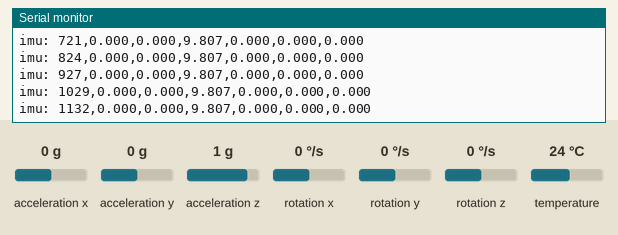
The program below on a simulated ESP32. Shown: the last lines printed to the serial monitor. The inputs (shaded band) are chosen by the test bench; at power-on: acceleration x 0 g, acceleration y 0 g, acceleration z 1 g, rotation x 0 °/s, rotation y 0 °/s, rotation z 0 °/s, temperature 24 °C.

Above: at 1.2 s.
1.3 s: acceleration x set to -1.4 g
At 1.34 s:
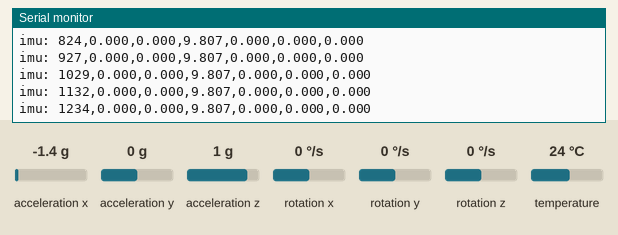
2.8 s: acceleration y set to -1.4 g
At 2.88 s:
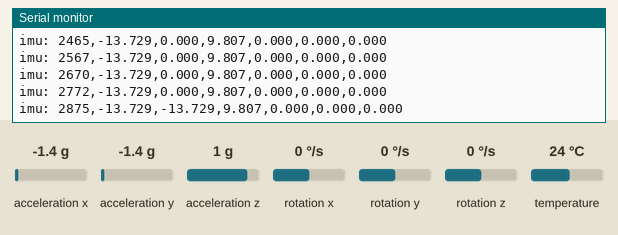
4.3 s: acceleration z set to -1.4 g
At 4.32 s:
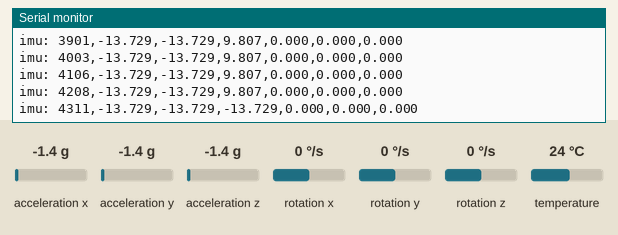
5.8 s: rotation x set to -192 °/s
At 5.86 s:
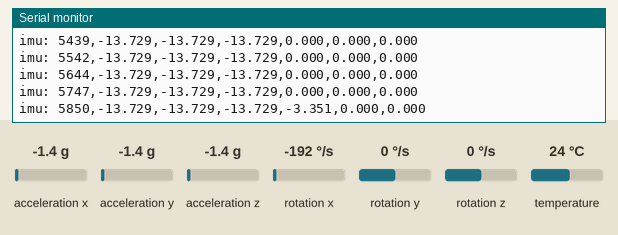
7.3 s: rotation y set to -192 °/s
At 7.4 s:
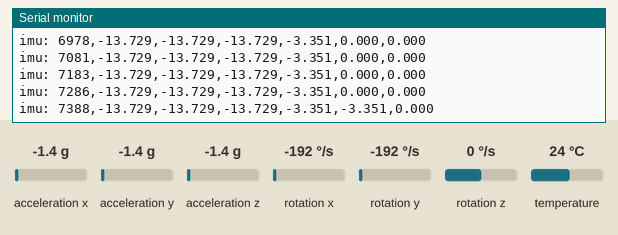
Timing chart, 0 to 9.8 s (numbered marks = the images above; inputs shaded):
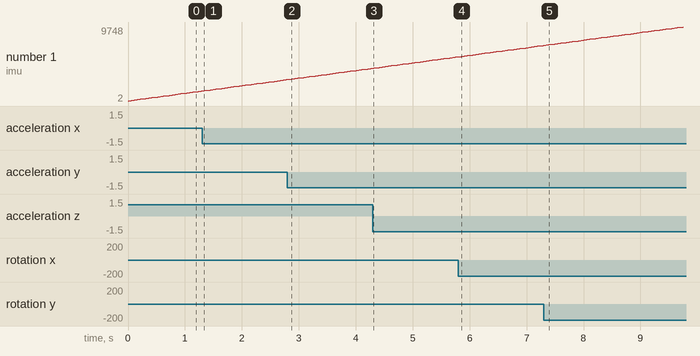

The program:

main.cpp
```cpp
#include <Arduino.h>
#include <Wire.h>
#include <Adafruit_MPU6050.h>
#include <Adafruit_Sensor.h>

Adafruit_MPU6050 imu;
unsigned long startTime;

#define IMU_SDA_PIN 4
#define IMU_SCL_PIN 18
#define IMU_INT_PIN 5


void setup() {
  Serial.begin(115200);
  Wire.begin(IMU_SDA_PIN, IMU_SCL_PIN);


  if (!imu.begin(0x68)) {
    Serial.println("Nie znaleziono imu na adresie 0x68");
    while (1) delay(10);
  }

  imu.setAccelerometerRange(MPU6050_RANGE_8_G);

  imu.setGyroRange(MPU6050_RANGE_500_DEG);

  imu.setFilterBandwidth(MPU6050_BAND_21_HZ);

  Serial.println("imu: Time [ms],Accel X [m/s^2],Accel Y [m/s^2],Accel Z [m/s^2],Angle X [deg],Angle Y [deg],Angle Z [deg]");

  startTime = millis();
}

void loop() {
  sensors_event_t a1, g1, temp1;
  sensors_event_t a2, g2, temp2;

  imu.getEvent(&a1, &g1, &temp1);
  unsigned long elapsed = millis() - startTime;

  Serial.print("imu: ");
  //Serial.print("1,");
  Serial.print(elapsed);
  Serial.print(",");
  Serial.print(a1.acceleration.x, 3);
  Serial.print(",");
  Serial.print(a1.acceleration.y, 3);
  Serial.print(",");
  Serial.print(a1.acceleration.z, 3);
  Serial.print(",");
  Serial.print(g1.gyro.x, 3);
  Serial.print(",");
  Serial.print(g1.gyro.y, 3);
  Serial.print(",");
  Serial.println(g1.gyro.z, 3);

  delay(100); // 10 Hz
}
```

two_main.cpp
```cpp
/*#include <Arduino.h>
#include <Wire.h>
#include <Adafruit_MPU6050.h>
#include <Adafruit_Sensor.h>
#include <ArduinoJson.h>

// Create IMU objects
Adafruit_MPU6050 imu1;
Adafruit_MPU6050 imu2;

void setup() {
  Serial.begin(115200);
  Wire.begin();

  // Initialize IMU 1 (default address 0x68)
  if (!imu1.begin(0x68)) {
    Serial.println("Failed to find IMU1 at 0x68");
    while (1) delay(10);
  }

  // Initialize IMU 2 (custom address 0x69)
  if (!imu2.begin(0x69)) {
    Serial.println("Failed to find IMU2 at 0x69");
    while (1) delay(10);
  }

  imu1.setAccelerometerRange(MPU6050_RANGE_8_G);
  imu2.setAccelerometerRange(MPU6050_RANGE_8_G);

  imu1.setGyroRange(MPU6050_RANGE_500_DEG);
  imu2.setGyroRange(MPU6050_RANGE_500_DEG);

  imu1.setFilterBandwidth(MPU6050_BAND_21_HZ);
  imu2.setFilterBandwidth(MPU6050_BAND_21_HZ);

  Serial.println("IMUs initialized.");
}

void loop() {
  sensors_event_t a1, g1, temp1;
  sensors_event_t a2, g2, temp2;

  imu1.getEvent(&a1, &g1, &temp1);
  imu2.getEvent(&a2, &g2, &temp2);

  StaticJsonDocument<512> doc;

  JsonObject imu1_json = doc["imu1"].to<JsonObject>();
  imu1_json["frame_id"] = "imu1";
  imu1_json["linear_acceleration"]["x"] = a1.acceleration.x;
  imu1_json["linear_acceleration"]["y"] = a1.acceleration.y;
  imu1_json["linear_acceleration"]["z"] = a1.acceleration.z;
  imu1_json["angular_velocity"]["x"] = g1.gyro.x;
  imu1_json["angular_velocity"]["y"] = g1.gyro.y;
  imu1_json["angular_velocity"]["z"] = g1.gyro.z;

  JsonObject imu2_json = doc["imu2"].to<JsonObject>();
  imu2_json["frame_id"] = "imu2";
  imu2_json["linear_acceleration"]["x"] = a2.acceleration.x;
  imu2_json["linear_acceleration"]["y"] = a2.acceleration.y;
  imu2_json["linear_acceleration"]["z"] = a2.acceleration.z;
  imu2_json["angular_velocity"]["x"] = g2.gyro.x;
  imu2_json["angular_velocity"]["y"] = g2.gyro.y;
  imu2_json["angular_velocity"]["z"] = g2.gyro.z;

  serializeJson(doc, Serial);
  Serial.println();

  delay(100); // 10 Hz
}
*/
/*
#include <Arduino.h>
#include <Wire.h>
#include <Adafruit_MPU6050.h>
#include <Adafruit_Sensor.h>

Adafruit_MPU6050 imu1;
Adafruit_MPU6050 imu2;

void setup() {
  Serial.begin(9600);
  Wire.begin();

  if (!imu1.begin(0x68)) {
    Serial.println("Failed to find IMU1 at 0x68");
    while (1) delay(10);
  }
  if (!imu2.begin(0x69)) {
    Serial.println("Failed to find IMU2 at 0x69");
    while (1) delay(10);
  }

  imu1.setAccelerometerRange(MPU6050_RANGE_8_G);
  imu2.setAccelerometerRange(MPU6050_RANGE_8_G);

  imu1.setFullScaleAccelRange(MPU6050_ACCEL_FS_2);
  imu2.setFullScaleAccelRange(MPU6050_ACCEL_FS_2);

  imu1.setGyroRange(MPU6050_RANGE_500_DEG);
  imu2.setGyroRange(MPU6050_RANGE_500_DEG);

  imu1.setFilterBandwidth(MPU6050_BAND_21_HZ);
  imu2.setFilterBandwidth(MPU6050_BAND_21_HZ);

    // Kalibracja sensorów
    Serial.println("Kalibracja imu1");
    imu1.CalibrateAccel(6);
    imu1.CalibrateGyro(6);
    Serial.println("Kalibracja imu1 zakończona");


    Serial.println("Kalibracja imu2");
    imu2.CalibrateAccel(6);
    imu2.CalibrateGyro(6);
    Serial.println("Kalibracja imu2 zakończona");

  Serial.println("IMUnr,Time [ms],Accel X [m/s^2],Accel Y [m/s^2],Accel Z [m/s^2],Angle X [deg],Angle Y [deg],Angle Z [deg]");

  startTime = millis();
}

void loop() {
  sensors_event_t a1, g1, temp1;
  sensors_event_t a2, g2, temp2;

  imu1.getEvent(&a1, &g1, &temp1);
  imu2.getEvent(&a2, &g2, &temp2);

  unsigned long elapsed = millis() - startTime;

  // IMU1 data line
  Serial.print("1,");
  Serial.print(elapsed);
  Serial.print(",");
  Serial.print(a1.acceleration.x, 3);
  Serial.print(",");
  Serial.print(a1.acceleration.y, 3);
  Serial.print(",");
  Serial.print(a1.acceleration.z, 3);
  Serial.print(",");
  Serial.print(g1.gyro.x, 3);
  Serial.print(",");
  Serial.print(g1.gyro.y, 3);
  Serial.print(",");
  Serial.println(g1.gyro.z, 3);

  // IMU2 data line
  Serial.print("2,");
  Serial.print(elapsed);
  Serial.print(",");
  Serial.print(a2.acceleration.x, 3);
  Serial.print(",");
  Serial.print(a2.acceleration.y, 3);
  Serial.print(",");
  Serial.print(a2.acceleration.z, 3);
  Serial.print(",");
  Serial.print(g2.gyro.x, 3);
  Serial.print(",");
  Serial.print(g2.gyro.y, 3);
  Serial.print(",");
  Serial.println(g2.gyro.z, 3);

  delay(100); // 10 Hz
}*/
/*
#include "I2Cdev.h"
#include "MPU6050.h"
#include <Wire.h>

MPU6050 imu1(0x68); // IMU 1 at address 0x68
MPU6050 imu2(0x69); // IMU 2 at address 0x69

unsigned long startTime;

void setup() {
    Serial.begin(9600);
    Wire.begin();

    // Initialize both IMUs
    imu1.initialize();
    imu2.initialize();

    // Set both to ±2g
    imu1.setFullScaleAccelRange(MPU6050_ACCEL_FS_2);
    imu2.setFullScaleAccelRange(MPU6050_ACCEL_FS_2);

    // Calibrate both IMUs
    Serial.println("Kalibracja IMU 1...");
    imu1.CalibrateAccel(6);
    imu1.CalibrateGyro(6);

    Serial.println("Kalibracja IMU 2...");
    imu2.CalibrateAccel(6);
    imu2.CalibrateGyro(6);

    Serial.println("Kalibracja zakończona");

    startTime = millis();
}

void loop() {
    int16_t ax1, ay1, az1, gx1, gy1, gz1;
    int16_t ax2, ay2, az2, gx2, gy2, gz2;

    imu1.getMotion6(&ax1, &ay1, &az1, &gx1, &gy1, &gz1);
    imu2.getMotion6(&ax2, &ay2, &az2, &gx2, &gy2, &gz2);

    unsigned long elapsed = millis() - startTime;

    // Convert raw accel to m/s²
    float ax1_ms2 = ax1 / 16384.0 * 9.81;
    float ay1_ms2 = ay1 / 16384.0 * 9.81;
    float az1_ms2 = az1 / 16384.0 * 9.81;

    float ax2_ms2 = ax2 / 16384.0 * 9.81;
    float ay2_ms2 = ay2 / 16384.0 * 9.81;
    float az2_ms2 = az2 / 16384.0 * 9.81;

    // Convert raw gyro to deg/s
    float gx1_dps = gx1 / 131.0;
    float gy1_dps = gy1 / 131.0;
    float gz1_dps = gz1 / 131.0;

    float gx2_dps = gx2 / 131.0;
    float gy2_dps = gy2 / 131.0;
    float gz2_dps = gz2 / 131.0;

    // Print IMU1
    Serial.print("1,");
    Serial.print(elapsed);
    Serial.print(",");
    Serial.print(ax1_ms2, 3);
    Serial.print(",");
    Serial.print(ay1_ms2, 3);
    Serial.print(",");
    Serial.print(az1_ms2, 3);
    Serial.print(",");
    Serial.print(gx1_dps, 3);
    Serial.print(",");
    Serial.print(gy1_dps, 3);
    Serial.print(",");
    Serial.println(gz1_dps, 3);

    // Print IMU2
    Serial.print("2,");
    Serial.print(elapsed);
    Serial.print(",");
    Serial.print(ax2_ms2, 3);
    Serial.print(",");
    Serial.print(ay2_ms2, 3);
    Serial.print(",");
    Serial.print(az2_ms2, 3);
    Serial.print(",");
    Serial.print(gx2_dps, 3);
    Serial.print(",");
    Serial.print(gy2_dps, 3);
    Serial.print(",");
    Serial.println(gz2_dps, 3);

    delay(100); // 10 Hz
}
*/


/*
//BEST CODE FROM ALL THOSE

#include <Arduino.h>
#include <Wire.h>
#include <Adafruit_MPU6050.h>
#include <Adafruit_Sensor.h>

Adafruit_MPU6050 imu1;
//Adafruit_MPU6050 imu2;
unsigned long startTime;

#define IMU_SDA_PIN 4       // I2C SDA pin - GPIO 4 (dobry pin)
#define IMU_SCL_PIN 18      // I2C SCL pin - GPIO 18 (dobry pin)
#define IMU_INT_PIN 5       // Interrupt pin - GPIO 5 (akceptowalny)

// Funkcja dodatkowej kalibracji osi Z dla imu1
float calibrateAccelZ(float rawAccelZ) {
  // Stała wartość offsetu, którą trzeba odjąć (np. 2 m/s²) aby wartość spoczynkowa była bliższa 9.8 m/s²
  const float offset = 1.67;
  return rawAccelZ - offset;
}

void setup() {
  Serial.begin(115200);
  Wire.begin(IMU_SDA_PIN, IMU_SCL_PIN);


  if (!imu1.begin(0x68)) {
    Serial.println("Nie znaleziono IMU1 na adresie 0x68");
    while (1) delay(10);
  }
  if (!imu2.begin(0x69)) {
    Serial.println("Nie znaleziono IMU2 na adresie 0x69");
    while (1) delay(10);
  }

  // Ustawienie zakresu akcelerometru i żyroskopu
  imu1.setAccelerometerRange(MPU6050_RANGE_8_G);
  //imu2.setAccelerometerRange(MPU6050_RANGE_8_G);

  imu1.setGyroRange(MPU6050_RANGE_500_DEG);
  //imu2.setGyroRange(MPU6050_RANGE_500_DEG);

  imu1.setFilterBandwidth(MPU6050_BAND_21_HZ);
  //imu2.setFilterBandwidth(MPU6050_BAND_21_HZ);

  Serial.println("IMUnr,Time [ms],Accel X [m/s^2],Accel Y [m/s^2],Accel Z [m/s^2],Angle X [deg],Angle Y [deg],Angle Z [deg]");

  startTime = millis();
}

void loop() {
  sensors_event_t a1, g1, temp1;
  sensors_event_t a2, g2, temp2;

  imu1.getEvent(&a1, &g1, &temp1);
  //imu2.getEvent(&a2, &g2, &temp2);

  unsigned long elapsed = millis() - startTime;

  // Dane z IMU1 z dodatkową kalibracją osi Z
  Serial.print("1,");
  Serial.print(elapsed);
  Serial.print(",");
  Serial.print(a1.acceleration.x, 3);
  Serial.print(",");
  Serial.print(a1.acceleration.y, 3);
  Serial.print(",");
  // Zastosowanie funkcji kalibrującej dla osi Z (odjęcie offsetu)
  Serial.print(a1.acceleration.z, 3);//calibrateAccelZ(a1.acceleration.z), 3);
  Serial.print(",");
  Serial.print(g1.gyro.x, 3);
  Serial.print(",");
  Serial.print(g1.gyro.y, 3);
  Serial.print(",");
  Serial.println(g1.gyro.z, 3);

  // Dane z IMU2 bez dodatkowej korekty
  Serial.print("2,");
  Serial.print(elapsed);
  Serial.print(",");
  Serial.print(a2.acceleration.x, 3);
  Serial.print(",");
  Serial.print(a2.acceleration.y, 3);
  Serial.print(",");
  Serial.print(a2.acceleration.z, 3);
  Serial.print(",");
  Serial.print(g2.gyro.x, 3);
  Serial.print(",");
  Serial.print(g2.gyro.y, 3);
  Serial.print(",");
  Serial.println(g2.gyro.z, 3);

  delay(100); // 10 Hz
}

*/


/*
//FOR ONE
#include <Arduino.h>
#include <Wire.h>
#include <Adafruit_MPU6050.h>
#include <Adafruit_Sensor.h>

Adafruit_MPU6050 imu;
unsigned long startTime;

#define IMU_SDA_PIN 4
#define IMU_SCL_PIN 18
#define IMU_INT_PIN 5


void setup() {
  Serial.begin(115200);
  Wire.begin(IMU_SDA_PIN, IMU_SCL_PIN);


  if (!imu.begin(0x68)) {
    Serial.println("Nie znaleziono imu na adresie 0x68");
    while (1) delay(10);
  }

  imu.setAccelerometerRange(MPU6050_RANGE_8_G);

  imu.setGyroRange(MPU6050_RANGE_500_DEG);

  imu.setFilterBandwidth(MPU6050_BAND_21_HZ);

  Serial.println("IMUnr,Time [ms],Accel X [m/s^2],Accel Y [m/s^2],Accel Z [m/s^2],Angle X [deg],Angle Y [deg],Angle Z [deg]");

  startTime = millis();
}

void loop() {
  sensors_event_t a1, g1, temp1;
  sensors_event_t a2, g2, temp2;

  imu.getEvent(&a1, &g1, &temp1);
  unsigned long elapsed = millis() - startTime;

  Serial.print("1,");
  Serial.print(elapsed);
  Serial.print(",");
  Serial.print(a1.acceleration.x, 3);
  Serial.print(",");
  Serial.print(a1.acceleration.y, 3);
  Serial.print(",");
  Serial.print(a1.acceleration.z, 3);
  Serial.print(",");
  Serial.print(g1.gyro.x, 3);
  Serial.print(",");
  Serial.print(g1.gyro.y, 3);
  Serial.print(",");
  Serial.println(g1.gyro.z, 3);

  delay(100); // 10 Hz
}
*/
```

Measured:
- after the input at 2.8 s, the serial monitor: prints a new line after 0.08 s (image 2)
- after the input at 4.3 s, the serial monitor: prints a new line at once (image 3)
- after the input at 5.8 s, the serial monitor: prints a new line after 0.05 s (image 4)
- after the input at 7.3 s, the serial monitor: prints a new line after 0.09 s (image 5)
